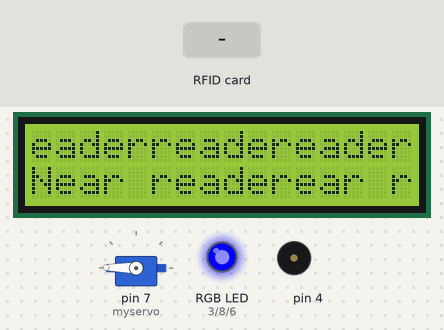
Simulated run of this sketch. Board: Arduino Mega 2560, built with avr-gcc and run on an emulated ATmega2560. On the bench: 16×2 character LCD, servo, an RGB LED mixed from three pins (HIGH = lit), buzzer (waves = sounding). Inputs (shaded band) come from the test bench. Pins used as bus, display or sensor lines are not drawn; what the sketch prints to the serial monitor is not drawn.

Above: at 1.6 s.
1.7 s: RFID card 62 80 E8 1C held to the reader
At 3.1 s:
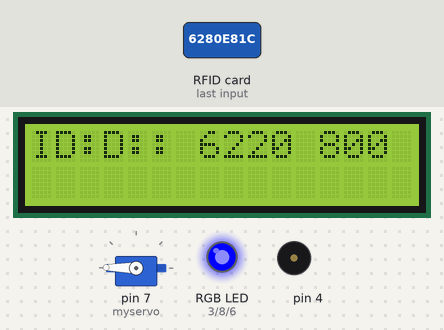
At 4.8 s:
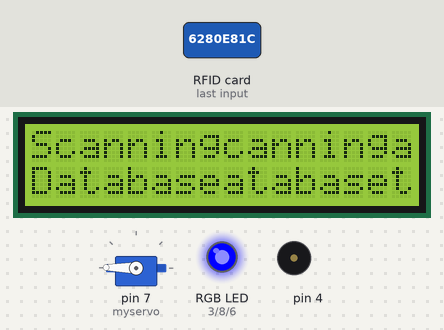
Timing chart, 0 to 17.5 s (numbered marks = the images above; inputs shaded):
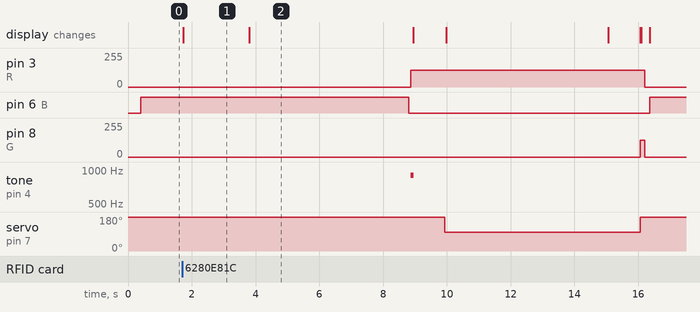

Measured:
- after the input at 1.7 s, pin 3 (R): 0/255 → 127/255 after 7.2 s, → 0/255 7.3 s later; pin 6 (B): HIGH → LOW after 7.1 s, → HIGH 7.6 s later
- what the display in image 1 shows lasts 2.1 s, from 1.7 s to 3.8 s

The sketch:

18.20_RGB_RFID.ino
```cpp
/*welkom bij mijn eerst post op github

LET OP WEERSTANDEN BIJ DE PLUS VAN DE LED'S

piezo
plus 4 (PWM)
gnd gnd

beelscherm
scl 21 communication
sda 20 communication
vcc 5v
gnd gnd

led rood 8 gnd gnd
led blauw 6 gnd gnd
led groen 3 gnd gnd

servo
5v
gnd gnd
7 (PWM)

3,3v 3,3v
rst 5 (PWM)
gnd gnd
miso 50 (DIGITAL)
mosi 51 (DIGITAL)
sck 52 (DIGITAL)
sda 53 (DIGITAL)
*/
#include <SPI.h>
#include <MFRC522.h>
#include <Servo.h>
#include <LiquidCrystal.h>
#include <LiquidCrystal_I2C.h>


Servo myservo;  //creates servo to control

const int rs = 44, en = 45, d4 = 46, d5 = 47, d6 = 49, d7 = 48;
LiquidCrystal_I2C lcd(0x27, 16, 2);

#define SS_PIN 53
#define RST_PIN 5
MFRC522 mfrc522(SS_PIN, RST_PIN);   // Create MFRC522 instance.
int R=3;
int G=8;
int B=6;

void setup()
{
  lcd.init();                      // initialize the lcd
  lcd.init();
  // Print a message to the LCD.
  lcd.backlight();


  lcd.begin(16, 2);
  Serial.begin(9600);   // Initiate a serial communication
  SPI.begin();      // Initiate  SPI bus
  mfrc522.PCD_Init();   // Initiate MFRC522
  Serial.println("Place your card near reader");
  lcd.print("Place your card");
  lcd.print("lace your card");
  lcd.print("ace your card");
  lcd.print("ce your card");
  lcd.print("e your card");
  lcd.print(" ");
  lcd.print("your card");
  lcd.print("our card");
  lcd.print("ur card");
  lcd.print("r card");
  lcd.print(" card");
  lcd.print("card");
  lcd.print("ard");
  lcd.print("rd");
  lcd.print("d");
  lcd.setCursor(0, 1);
  lcd.print("Near reader");
  lcd.print("ear reader");
  lcd.print("ar reader");
  lcd.print("r reader");
  lcd.print(" reader");
  lcd.print("reader");
  lcd.print("eader");
  lcd.print("ader");
  lcd.print("der");
  lcd.print("er");
  lcd.print("r");
  lcd.setCursor(0, 0);
  myservo.attach(7);//attatches servo to pin 7
  myservo.write(179);
}

void loop()
{
  analogWrite(B, 255);
  // Look for new cards
  if ( ! mfrc522.PICC_IsNewCardPresent())
  {
    return;
  }
  // Select one of the cards
  if ( ! mfrc522.PICC_ReadCardSerial())
  {
    return;
  }
  //Show UID on serial monitor
  lcd.clear();
  Serial.print("UID tag :");
  lcd.print("ID:");
  lcd.print("D:");
  lcd.print(":");
  byte letter;
  String content= "";
  for (byte i = 0; i < mfrc522.uid.size; i++)
  {
     Serial.print(mfrc522.uid.uidByte[i] < 0x10 ? " 0" : " ");
     Serial.print(mfrc522.uid.uidByte[i], HEX);
     lcd.print(mfrc522.uid.uidByte[i] < 0x10 ? " 0" : " ");
     lcd.print(mfrc522.uid.uidByte[i], HEX);
     lcd.print((mfrc522.uid.uidByte[i] & 0x0F) << 4, HEX);
     content.concat(String(mfrc522.uid.uidByte[i] < 0x10 ? " 0" : " "));
     content.concat(String(mfrc522.uid.uidByte[i], HEX));
  }
  Serial.println();
  Serial.print("Message : ");
  content.toUpperCase();
  if (content.substring(1) == "62 80 E8 1C") //change here the UID of the card/cards that you want to give access
  {
    delay(2000);
    lcd.clear();
    Serial.println("Scanning Database");
    lcd.print("Scanning");
    lcd.print("canning");
    lcd.print("anning");
    lcd.print("nning");
    lcd.print("ning");
    lcd.print("ing");
    lcd.print("ng");
    lcd.print("g");
    lcd.setCursor(0, 1);
    lcd.print("Database");
    lcd.print("atabase");
    lcd.print("tabase");
    lcd.print("abase");
    lcd.print("base");
    lcd.print("ase");
    lcd.print("se");
    lcd.print("e");
    lcd.setCursor(0, 0);
    delay(5000);
    lcd.clear();
        analogWrite(B, 0);
    Serial.print("Authorized access");
     lcd.print("Authorized");
     lcd.print("uthorized");
     lcd.print("thorized");
     lcd.print("horized");
     lcd.print("orized");
     lcd.print("rized");
     lcd.print("ized");
     lcd.print("zed");
     lcd.print("ed");
     lcd.print("d");
    analogWrite(R, 127);
        analogWrite(B, 0);
    tone(4, 900, 100);
    lcd.clear();
    Serial.println("Unlocking...");
    lcd.print("Unlocking...");
    lcd.print("nlocking...");
    lcd.print("locking...");
    lcd.print("ocking...");
    analogWrite(R, 127);
        analogWrite(B, 0);
    lcd.print("cking...");
    lcd.print("king...");
    lcd.print("ing...");
    lcd.print("ng...");
    lcd.print("g...");
    lcd.print("...");
    lcd.print("..");
    lcd.print(".");
    lcd.clear();
    analogWrite(R, 127);
        analogWrite(B, 0);
    delay(1000);
    myservo.write(100);
    delay(15);
    Serial.println("Unlocked");
    lcd.print("Unlocked");
    lcd.print("nlocked");
    lcd.print("locked");
    lcd.print("ocked");
    lcd.print("cked");
    lcd.print("ked");
    lcd.print("ed");
    lcd.print("d");
    delay(5000);
    lcd.clear();
    analogWrite(R, 127);
        analogWrite(B, 0);
    Serial.println("Relocking...");
    lcd.print("Relocking...");
    lcd.print("elocking...");
    lcd.print("locking...");
    lcd.print("ocking...");
    lcd.print("cking...");
    lcd.print("king...");
    lcd.print("ing...");
    lcd.print("ng...");
    lcd.print("g...");
    lcd.print("...");
    lcd.print("..");
    lcd.print(".");
    delay(1000);
    lcd.clear();
    analogWrite(G, 127);
        analogWrite(B, 0);
    myservo.write(179);
    delay(15);
    Serial.println("Locked");
    lcd.print("Locked");
    lcd.print("ocked");
    lcd.print("cked");
    lcd.print("ked");
    lcd.print("ed");
    lcd.print("d");
    analogWrite(R, 127);
    delay(100);
    lcd.clear();
    analogWrite(R, 0);
    analogWrite(G, 0);
  }else{
    delay(1000);
    lcd.clear();
    Serial.println("Scanning Database");
    lcd.print("Scanning");
    lcd.print("canning");
    lcd.print("anning");
    lcd.print("nning");
    lcd.print("ning");
    lcd.print("ing");
    lcd.print("ng");
    lcd.print("g");
    lcd.setCursor(0, 1);
    lcd.print("Database");
    lcd.print("atabase");
    lcd.print("tabase");
    lcd.print("abase");
    lcd.print("base");
    lcd.print("ase");
    lcd.print("se");
    lcd.print("e");
    lcd.setCursor(0, 0);
    delay(5000);
    lcd.clear();
    Serial.println("Access denied");
    lcd.print("Access denied");
    lcd.print("ccess denied");
    lcd.print("cess denied");
    lcd.print("ess denied");
    lcd.print("ss denied");
    lcd.print("s denied");
    lcd.print(" denied");
    lcd.print("denied");
    lcd.print("enied");
    lcd.print("nied");
    lcd.print("ied");
    lcd.print("ed");
    lcd.print("d");
    analogWrite(B, 0);
    tone(4, 900, 1000);
    analogWrite(G, 255);
    delay(500);
    analogWrite(G, 0);
    delay(500);
    tone(4, 1900, 1000);
    analogWrite(G, 255);
    delay(500);
    analogWrite(G, 0);
    delay(500);
    tone(4, 900, 1000);
    analogWrite(G, 255);
    delay(500);
    analogWrite(G, 0);
    delay(500);
    tone(4, 1900, 1000);
    analogWrite(G, 255);
    delay(500);
    analogWrite(G, 0);
    delay(500);
    tone(4, 900, 1000);
    analogWrite(G, 255);
    delay(500);
    analogWrite(G, 0);
    delay(500);
    tone(4, 1900, 1000);
    analogWrite(G, 255);
    delay(500);
    analogWrite(G, 0);
    delay(100);
  }
 lcd.clear();
   Serial.println("Place your card near reader");
  lcd.print("Place your card");
  lcd.print("lace your card");
  lcd.print("ace your card");
  lcd.print("ce your card");
  lcd.print("e your card");
  lcd.print(" ");
  lcd.print("your card");
  lcd.print("our card");
  lcd.print("ur card");
  lcd.print("r card");
  lcd.print(" card");
  lcd.print("card");
  lcd.print("ard");
  lcd.print("rd");
  lcd.print("d");
  lcd.setCursor(0, 1);
  lcd.print("Near reader");
  lcd.print("ear reader");
  lcd.print("ar reader");
  lcd.print("r reader");
  lcd.print(" reader");
  lcd.print("reader");
  lcd.print("eader");
  lcd.print("ader");
  lcd.print("der");
  lcd.print("er");
  lcd.print("r");
   Serial.println (" ");
   Serial.println (" ");
   Serial.println (" ");
   Serial.println (" ");
   Serial.println (" ");
   Serial.println (" ");
   Serial.println (" ");
   Serial.println (" ");
   Serial.println (" ");
   Serial.println (" ");
   Serial.println (" ");
   Serial.println (" ");
   Serial.println (" ");
   Serial.println (" ");
}
```
